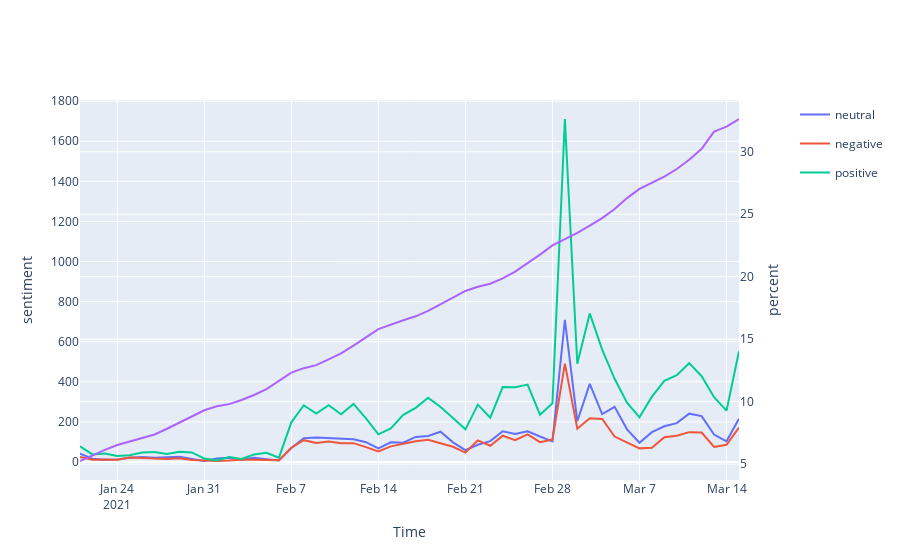

The notebook cell this image was saved under:
### Code cell
# import some stuff
import plotly.express as px
from plotly.subplots import make_subplots
import pandas as pd
import numpy as np

# # create some data
# df = pd.DataFrame()
# n = 50
# df["Time"] = np.arange(n)
# df["Linear-"] = np.arange(n)+np.random.rand(n)
# df["Linear+"] = np.arange(n)+np.random.rand(n)
# df["Log-"] = np.arange(n)+np.random.rand(n)
# df["Log+"] = np.arange(n)+np.random.rand(n)
# df.set_index("Time", inplace=True)

subfig = make_subplots(specs=[[{"secondary_y": True}]])

# create two independent figures with px.line each containing data from multiple columns
fig = px.line(timeline, x='date', y='tweets', color='sentiment', category_orders={'sentiment': ['neutral', 'negative', 'positive']},
             title='Timeline showing sentiment of tweets about COVID-19 vaccines')
fig2 = px.line(new_country_vaccine, x='Date', y='Percent')

fig2.update_traces(yaxis="y2")

subfig.add_traces(fig.data + fig2.data)
subfig.layout.xaxis.title="Time"
subfig.layout.yaxis.title="sentiment"
subfig.layout.yaxis2.title="percent"
# recoloring is necessary otherwise lines from fig und fig2 would share each color
# e.g. Linear-, Log- = blue; Linear+, Log+ = red... we don't want this
subfig.for_each_trace(lambda t: t.update(line=dict(color=t.marker.color)))
subfig.show()

### Figure 1 — Plotly figure (JSON) as saved in the notebook; plotly's stock layout.template omitted (floating-point values rounded to 4 significant figures)
{"data": [{"hovertemplate": "sentiment=neutral<br>date=%{x}<br>tweets=%{y}<extra></extra>", "legendgroup": "neutral", "line": {"dash": "solid"}, "marker": {"symbol": "circle"}, "mode": "lines", "name": "neutral", "orientation": "v", "showlegend": true, "type": "scatter", "x": ["2021-01-21", "2021-01-22", "2021-01-23", "2021-01-24", "2021-01-25", "2021-01-26", "2021-01-27", "2021-01-28", "2021-01-29", "2021-01-30", "2021-01-31", "2021-02-01", "2021-02-02", "2021-02-03", "2021-02-04", "2021-02-05", "2021-02-06", "2021-02-07", "2021-02-08", "2021-02-09", "2021-02-10", "2021-02-11", "2021-02-12", "2021-02-13", "2021-02-14", "2021-02-15", "2021-02-16", "2021-02-17", "2021-02-18", "2021-02-19", "2021-02-20", "2021-02-21", "2021-02-22", "2021-02-23", "2021-02-24", "2021-02-25", "2021-02-26", "2021-02-27", "2021-02-28", "2021-03-01", "2021-03-02", "2021-03-03", "2021-03-04", "2021-03-05", "2021-03-06", "2021-03-07", "2021-03-08", "2021-03-09", "2021-03-10", "2021-03-11", "2021-03-12", "2021-03-13", "2021-03-14", "2021-03-15"], "xaxis": "x", "y": [42, 16, 11, 12, 21, 25, 21, 25, 26, 15, 5, 18, 21, 11, 21, 14, 8, 70, 119, 122, 119, 116, 113, 99, 68, 98, 96, 125, 130, 151, 98, 59, 86, 104, 153, 140, 153, 127, 103, 709, 203, 390, 239, 275, 163, 96, 149, 178, 194, 241, 229, 137, 103, 216], "yaxis": "y"}, {"hovertemplate": "sentiment=negative<br>date=%{x}<br>tweets=%{y}<extra></extra>", "legendgroup": "negative", "line": {"dash": "solid"}, "marker": {"symbol": "circle"}, "mode": "lines", "name": "negative", "orientation": "v", "showlegend": true, "type": "scatter", "x": ["2021-01-21", "2021-01-22", "2021-01-23", "2021-01-24", "2021-01-25", "2021-01-26", "2021-01-27", "2021-01-28", "2021-01-29", "2021-01-30", "2021-01-31", "2021-02-01", "2021-02-02", "2021-02-03", "2021-02-04", "2021-02-05", "2021-02-06", "2021-02-07", "2021-02-08", "2021-02-09", "2021-02-10", "2021-02-11", "2021-02-12", "2021-02-13", "2021-02-14", "2021-02-15", "2021-02-16", "2021-02-17", "2021-02-18", "2021-02-19", "2021-02-20", "2021-02-21", "2021-02-22", "2021-02-23", "2021-02-24", "2021-02-25", "2021-02-26", "2021-02-27", "2021-02-28", "2021-03-01", "2021-03-02", "2021-03-03", "2021-03-04", "2021-03-05", "2021-03-06", "2021-03-07", "2021-03-08", "2021-03-09", "2021-03-10", "2021-03-11", "2021-03-12", "2021-03-13", "2021-03-14", "2021-03-15"], "xaxis": "x", "y": [25, 11, 12, 11, 22, 19, 18, 15, 19, 10, 8, 5, 7, 11, 11, 10, 9, 71, 109, 95, 102, 94, 94, 74, 53, 78, 90, 104, 111, 92, 76, 47, 108, 81, 131, 109, 138, 99, 112, 491, 166, 218, 215, 127, 98, 68, 71, 124, 131, 149, 147, 75, 86, 172], "yaxis": "y"}, {"hovertemplate": "sentiment=positive<br>date=%{x}<br>tweets=%{y}<extra></extra>", "legendgroup": "positive", "line": {"dash": "solid"}, "marker": {"symbol": "circle"}, "mode": "lines", "name": "positive", "orientation": "v", "showlegend": true, "type": "scatter", "x": ["2021-01-21", "2021-01-22", "2021-01-23", "2021-01-24", "2021-01-25", "2021-01-26", "2021-01-27", "2021-01-28", "2021-01-29", "2021-01-30", "2021-01-31", "2021-02-01", "2021-02-02", "2021-02-03", "2021-02-04", "2021-02-05", "2021-02-06", "2021-02-07", "2021-02-08", "2021-02-09", "2021-02-10", "2021-02-11", "2021-02-12", "2021-02-13", "2021-02-14", "2021-02-15", "2021-02-16", "2021-02-17", "2021-02-18", "2021-02-19", "2021-02-20", "2021-02-21", "2021-02-22", "2021-02-23", "2021-02-24", "2021-02-25", "2021-02-26", "2021-02-27", "2021-02-28", "2021-03-01", "2021-03-02", "2021-03-03", "2021-03-04", "2021-03-05", "2021-03-06", "2021-03-07", "2021-03-08", "2021-03-09", "2021-03-10", "2021-03-11", "2021-03-12", "2021-03-13", "2021-03-14", "2021-03-15"], "xaxis": "x", "y": [78, 38, 42, 30, 34, 47, 50, 40, 51, 48, 17, 8, 25, 15, 37, 46, 22, 198, 283, 242, 283, 238, 290, 218, 138, 167, 235, 270, 321, 274, 219, 163, 286, 221, 374, 373, 386, 236, 293, 1711, 490, 741, 561, 415, 296, 223, 326, 405, 433, 493, 428, 323, 256, 552], "yaxis": "y"}, {"hovertemplate": "Date=%{x}<br>Percent=%{y}<extra></extra>", "legendgroup": "", "line": {"dash": "solid"}, "marker": {"symbol": "circle"}, "mode": "lines", "name": "", "orientation": "v", "showlegend": false, "type": "scatter", "x": ["2021-01-21", "2021-01-22", "2021-01-23", "2021-01-24", "2021-01-25", "2021-01-26", "2021-01-27", "2021-01-28", "2021-01-29", "2021-01-30", "2021-01-31", "2021-02-01", "2021-02-02", "2021-02-03", "2021-02-04", "2021-02-05", "2021-02-06", "2021-02-07", "2021-02-08", "2021-02-09", "2021-02-10", "2021-02-11", "2021-02-12", "2021-02-13", "2021-02-14", "2021-02-16", "2021-02-17", "2021-02-18", "2021-02-19", "2021-02-20", "2021-02-21", "2021-02-22", "2021-02-23", "2021-02-24", "2021-02-25", "2021-02-26", "2021-02-27", "2021-02-28", "2021-03-01", "2021-03-02", "2021-03-03", "2021-03-04", "2021-03-05", "2021-03-06", "2021-03-07", "2021-03-08", "2021-03-09", "2021-03-10", "2021-03-11", "2021-03-12", "2021-03-13", "2021-03-14", "2021-03-15"], "xaxis": "x", "y": [5.25, 5.71, 6.14, 6.53, 6.8, 7.04, 7.37, 7.83, 8.34, 8.84, 9.31, 9.63, 9.8, 10.13, 10.53, 11.01, 11.67, 12.32, 12.68, 12.92, 13.39, 13.87, 14.48, 15.14, 15.81, 16.51, 16.83, 17.26, 17.82, 18.33, 18.86, 19.19, 19.44, 19.87, 20.41, 21.07, 21.77, 22.5, 22.99, 23.51, 24.08, 24.69, 25.42, 26.29, 27.02, 27.54, 28.01, 28.62, 29.36, 30.24, 31.61, 32.01, 32.62], "yaxis": "y2"}], "layout": {"autosize": true, "xaxis": {"anchor": "y", "autorange": true, "domain": [0, 0.94], "range": ["2021-01-21", "2021-03-15"], "title": {"text": "Time"}, "type": "date"}, "yaxis": {"anchor": "x", "autorange": true, "domain": [0, 1], "range": [-89.78, 1806.0], "title": {"text": "sentiment"}, "type": "linear"}, "yaxis2": {"anchor": "x", "autorange": true, "overlaying": "y", "range": [3.729, 34.14], "side": "right", "title": {"text": "percent"}, "type": "linear"}}}
